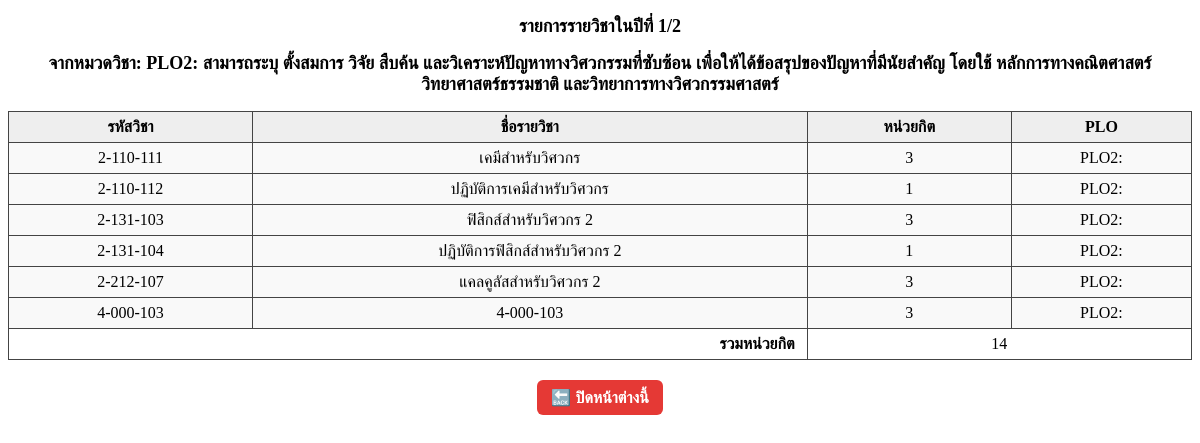
Screenshot of /curriculum/1/course-list-plo/513/2/ with the database file from the repository.
### table/models.py (models this page shows, shortened)
class CreditRow(models.Model):
    curriculum = models.ForeignKey(Curriculum, on_delete=models.CASCADE)  # ✅ เพิ่ม
    ROW_TYPES = [
        ('general', 'General Education'),
        ('core', 'Core Education'),
        ('free', 'Free Elective'),
        ('plo', 'PLO Based'),
    ]
    name = models.CharField(max_length=200)
    row_type = models.CharField(max_length=10, choices=ROW_TYPES)
    credits_sem1 = models.IntegerField(default=0)
    credits_sem2 = models.IntegerField(default=0)
    credits_sem3 = models.IntegerField(default=0)
    credits_sem4 = models.IntegerField(default=0)
    credits_sem5 = models.IntegerField(default=0)
    credits_sem6 = models.IntegerField(default=0)
    credits_sem7 = models.IntegerField(default=0)
    credits_sem8 = models.IntegerField(default=0)

class Course(models.Model):
    curriculum = models.ForeignKey(Curriculum, on_delete=models.CASCADE)  # ✅ เพิ่ม
    credit_row = models.ForeignKey(CreditRow, on_delete=models.CASCADE, related_name='courses', null=True, blank=True)
    category = models.CharField(max_length=50, blank=True, null=True)
    semester = models.PositiveSmallIntegerField(
        choices=[(i + 1, f'ปีที่ {i//2 + 1}/{i%2 + 1}') for i in range(8)]
    )
    course_code = models.CharField(max_length=20)
    course_name = models.CharField(max_length=255)
    credits = models.IntegerField()
    plo = models.CharField(max_length=10)

### table/views_plo.py (the view)
# urls.py: path('curriculum/<int:curriculum_id>/course-list-plo/<int:row_id>/<int:semester>/', views_plo.course_list_plo, name='course_list_plo'),
def course_list_plo(request, curriculum_id, row_id, semester):
    plo_row = get_object_or_404(CreditRow, id=row_id, curriculum_id=curriculum_id)
    plo_label = plo_row.name.split()[0] if plo_row.name else ''
    matching_courses = Course.objects.filter(
        curriculum_id=curriculum_id,
        semester=semester,
        plo=plo_label,
        credit_row__row_type__in=['general', 'core']
    ) | Course.objects.filter(
        curriculum_id=curriculum_id,
        semester=semester,
        plo=plo_label,
        category='free_elective'
    )
    matching_courses = matching_courses.order_by('course_code')
    total_credits = sum(course.credits for course in matching_courses)
    semester_str = convert_semester(semester)
    return render(request, 'table/course_list_plo.html', {
        'row': plo_row,
        'semester': semester,
        'semester_str': semester_str,
        'courses': matching_courses,
        'total_credits': total_credits,
    })

### table/views_plo.py (called while the page is built)
def convert_semester(sem):
    year = (sem - 1) // 2 + 1
    term = 1 if sem % 2 == 1 else 2
    return f"{year}/{term}"

### table/templates/table/course_list_plo.html (shortened to what this page needs)
<!DOCTYPE html>
<html lang="th">
<head>
</head>
<body>
    <div class="header-title">รายการรายวิชาในปีที่ {{ semester_str }}</div>
    <div class="header-title">จากหมวดวิชา: {{ row.name }}</div>
    <table>
        <thead>
            <tr>
                <th>รหัสวิชา</th>
                <th>ชื่อรายวิชา</th>
                <th>หน่วยกิต</th>
                <th>PLO</th>
            </tr>
        </thead>
        <tbody>
            {% for course in courses %}
            <tr>
                <td class="readonly-cell">{{ course.course_code }}</td>
                <td class="readonly-cell">{{ course.course_name }}</td>
                <td class="readonly-cell">{{ course.credits }}</td>
                <td class="readonly-cell">{{ course.plo }}</td>
            </tr>
            {% empty %}
            <tr>
                <td colspan="4">ไม่พบรายวิชาที่ตรงกับ PLO นี้ในปีที่ {{ semester }}</td>
            </tr>
            {% endfor %}
        </tbody>
        <tfoot>
            <tr>
                <td colspan="2" style="text-align: right;"><strong>รวมหน่วยกิต</strong></td>
                <td colspan="2">{{ total_credits }}</td>
            </tr>
        </tfoot>
    </table>
    <div class="footer">
        <button class="btn-close" onclick="window.close()">🔙 ปิดหน้าต่างนี้</button>
    </div>
</body>
</html>

### table/templates/table/course_list_plo.html (style rules this page uses)
table { width: 100%; border-collapse: collapse; margin-top: 16px; }
th, td { border: 1px solid #444; padding: 6px 12px; text-align: center; }
th { background-color: #eee; }
.readonly-cell { background-color: #f9f9f9; }
.header-title { font-weight: bold; font-size: 18px; margin: 16px 0 8px; text-align: center; }
.footer { margin-top: 16px; text-align: right; }
.btn-close { background-color: #e53935; color: white; border: none; padding: 8px 14px; cursor: pointer; font-weight: bold; border-radius: 6px; font-size: 16px; display: block; margin: 20px auto 0; }

### rows the page displays
CreditRow: name "PLO2: สามารถระบุ ตั้งสมการ วิจัย สืบค้น และวิเคราะห์ปัญหาทางวิศวกรรมที่ซับซ้อน เพื่อให้ได้ข้อสรุปของปัญหาที่มีนัยสำคัญ โดยใช้ หลักการทางคณิตศาสตร์ วิทยาศาสตร์ธรรมชาติ และวิทยาการทางวิศวกรรมศาสตร์"
Course: course_code "2-110-111", course_name "เคมีสำหรับวิศวกร", credits "3", plo "PLO2:"
Course: course_code "2-110-112", course_name "ปฏิบัติการเคมีสำหรับวิศวกร", credits "1", plo "PLO2:"
Course: course_code "2-131-103", course_name "ฟิสิกส์สำหรับวิศวกร 2", credits "3", plo "PLO2:"
Course: course_code "2-131-104", course_name "ปฏิบัติการฟิสิกส์สำหรับวิศวกร 2", credits "1", plo "PLO2:"
Course: course_code "2-212-107", course_name "แคลคูลัสสำหรับวิศวกร 2", credits "3", plo "PLO2:"
Course: course_code "4-000-103", course_name "4-000-103", credits "3", plo "PLO2:"

### other values shown
{{ semester_str }} "1/2"
{{ total_credits }} "14"
